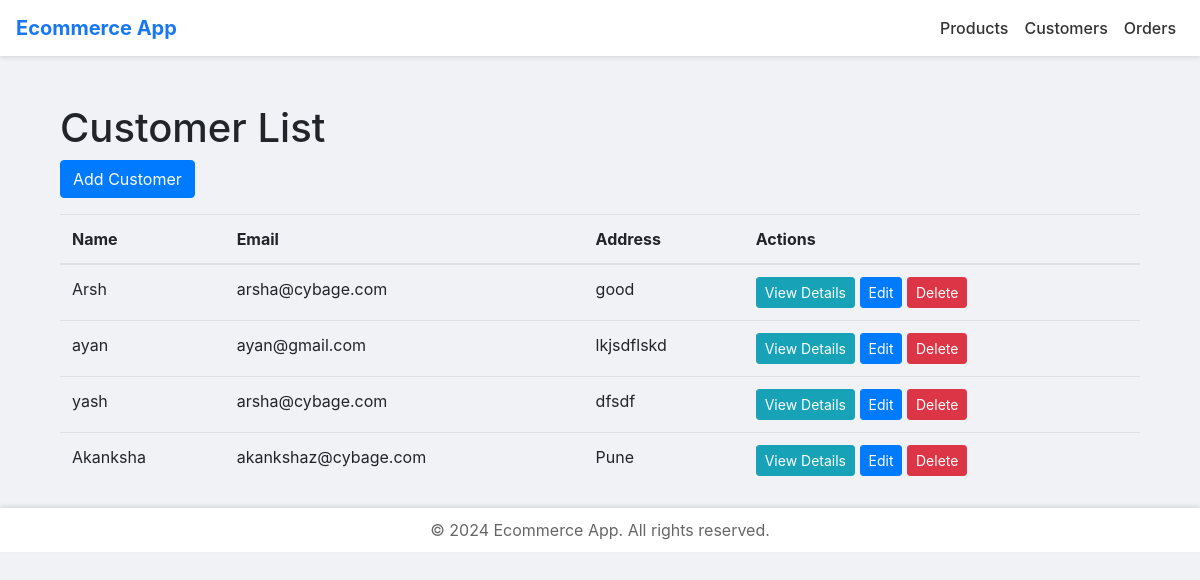
Screenshot of /customer/ with the database file from the repository.
### ecommerce_app/models.py (models this page shows, shortened)
class Customer(models.Model):
    name = models.CharField(max_length=100)
    email = models.EmailField()
    phone_number = models.CharField(max_length=15)
    address = models.TextField()

### ecommerce_app/views.py (the view)
# urls.py: path('customer/', views.customer_list, name='customer_list'),
def customer_list(request):
    customers = Customer.objects.all()
    return render(request, 'customer_list.html', {'customers': customers})

### ecommerce_app/templates/customer_list.html
{% extends 'base.html' %}
{% block content %}
<div class="container mt-5">
    <h1>Customer List</h1>
    <a href="{% url 'customer_create' %}" class="btn btn-primary mb-3">Add Customer</a>
    <table class="table">
        <thead>
            <tr>
                <th>Name</th>
                <th>Email</th>
                <th>Address</th>
                <th>Actions</th>
            </tr>
        </thead>
        <tbody>
            {% for customer in customers %}
            <tr>
                <td>{{ customer.name }}</td>
                <td>{{ customer.email }}</td>
                <td>{{ customer.address }}</td>
                <td>
                    <a href="{% url 'customer_detail' customer.id %}" class="btn btn-info btn-sm">View Details</a>
                    <a href="{% url 'customer_edit' customer.id %}" class="btn btn-primary btn-sm">Edit</a>
                    <a href="{% url 'customer_delete' customer.id %}" class="btn btn-danger btn-sm">Delete</a>
                </td>
            </tr>
            {% endfor %}
        </tbody>
    </table>
</div>
{% endblock %}

### ecommerce_app/templates/base.html (style rules this page uses)
body { background-color: #f0f2f5; }
.container { margin-top: 20px; }

### rows the page displays
Customer: name "Arsh", email "arsha@cybage.com", address "good"
Customer: name "ayan", email "ayan@gmail.com", address "lkjsdflskd"
Customer: name "yash", email "arsha@cybage.com", address "dfsdf"
Customer: name "Akanksha", email "akankshaz@cybage.com", address "Pune"
